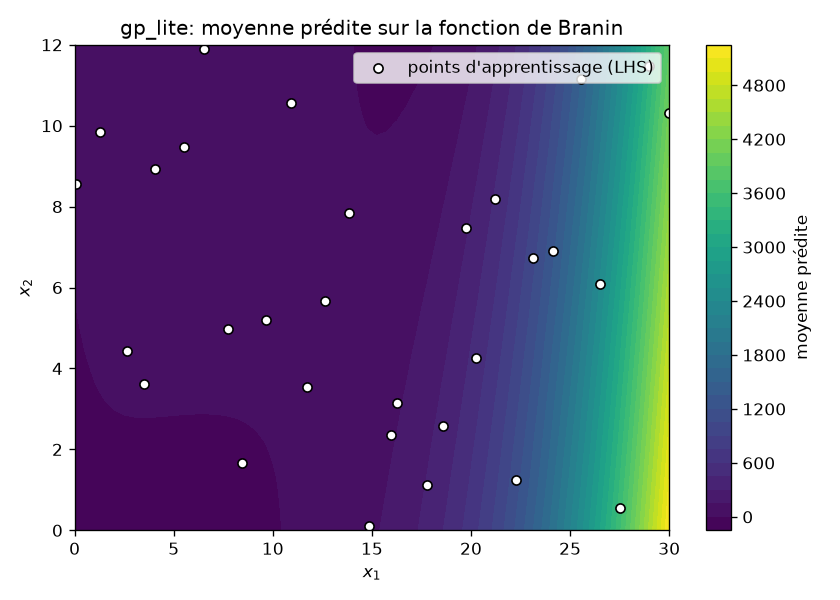

Generate this figure with Python:
"""Démonstration gp_lite : régression par processus gaussien sur Branin.

Entraîne un GP (noyau RBF ARD) sur 30 points LHS de la fonction de Branin
2D et trace la moyenne prédite sur une grille de test.
Sortie : examples/branin_demo.png

Lancer : python examples/branin_demo.py
"""
import os
import sys

import numpy as np

# permet l'import de gp_lite quand on lance depuis le racine du repo
sys.path.insert(0, os.path.abspath(os.path.join(os.path.dirname(__file__), "..")))

import matplotlib
matplotlib.use("Agg")
import matplotlib.pyplot as plt  # noqa: E402

from gp_lite import GPRegressor, SquaredExponentialARD  # noqa: E402

B = np.array([[0.0, 0.0], [30.0, 12.0]])


def branin(x):
    """Fonction de Branin 2D (x1 in [0, 30], x2 in [0, 12])."""
    x1, x2 = x[..., 0], x[..., 1]
    a, b = 1.0, 5.1 / (4.0 * np.pi**2)
    c, r = 5.0 / np.pi, 6.0
    t = 10.0 / (3.0 * np.pi)
    return (a * (x2 - b * x1**2 + c * x1 - r))**2 + r * (1 - t) * np.cos(x1) + r


def lhs(n, d, seed=0):
    """Latin hypercube simple avec numpy (n points dans [0, 1]^d)."""
    rng = np.random.default_rng(seed)
    pts = np.empty((n, d))
    for j in range(d):
        order = np.arange(n)[rng.permutation(n)]
        pts[:, j] = (order + rng.random(n)) / n
    return pts


def main():
    # --- apprentissage: 30 points LHS ---
    X_train = B[0] + lhs(30, 2, seed=1) * (B[1] - B[0])
    y_train = branin(X_train)

    # --- ajustement du GP (optimisation de la LVM) ---
    gp = GPRegressor(SquaredExponentialARD([5.0, 3.0], variance=100.0), noise=1.0)
    gp.fit(X_train, y_train, optimize=True)

    # --- grille de test: moyenne prédictive ---
    gx = np.linspace(B[0][0], B[1][0], 60)
    gy = np.linspace(B[0][1], B[1][1], 50)
    GX, GY = np.meshgrid(gx, gy)
    G = np.column_stack([GX.ravel(), GY.ravel()])
    mean = gp.predict(G).reshape(GX.shape)

    # --- métriques ---
    y_true = branin(G).reshape(GX.shape)
    rmse = np.sqrt(np.mean((mean - y_true) ** 2))
    print(f"RMSE (Branin, 30 pts LHS): {rmse:.3f}")
    print(f"RMSE normalisée (par std du test): {rmse / y_true.std():.4f}")
    print(f"Hyperparamètres finaux: l={np.round(gp.kernel.lengthscales, 3)}"
          f", variance={gp.kernel.variance:.3f}, noise={gp.noise:.3f}")
    print(f"log-vraisemblance marginale: {gp.log_marginal_likelihood():.3f}")

    # --- figure ---
    fig, ax = plt.subplots(figsize=(7, 5))
    cf = ax.contourf(GX, GY, mean, levels=40, cmap="viridis")
    fig.colorbar(cf, ax=ax, label="moyenne prédite")
    ax.scatter(X_train[:, 0], X_train[:, 1], c="white", edgecolors="black",
               s=30, label="points d'apprentissage (LHS)")
    ax.set_xlabel("$x_1$")
    ax.set_ylabel("$x_2$")
    ax.set_title("gp_lite: moyenne prédite sur la fonction de Branin")
    ax.legend(loc="upper right")
    fig.tight_layout()
    out = os.path.join(os.path.dirname(__file__), "branin_demo.png")
    fig.savefig(out, dpi=120)
    print(f"Figure écrite dans: {out}")


if __name__ == "__main__":
    main()
